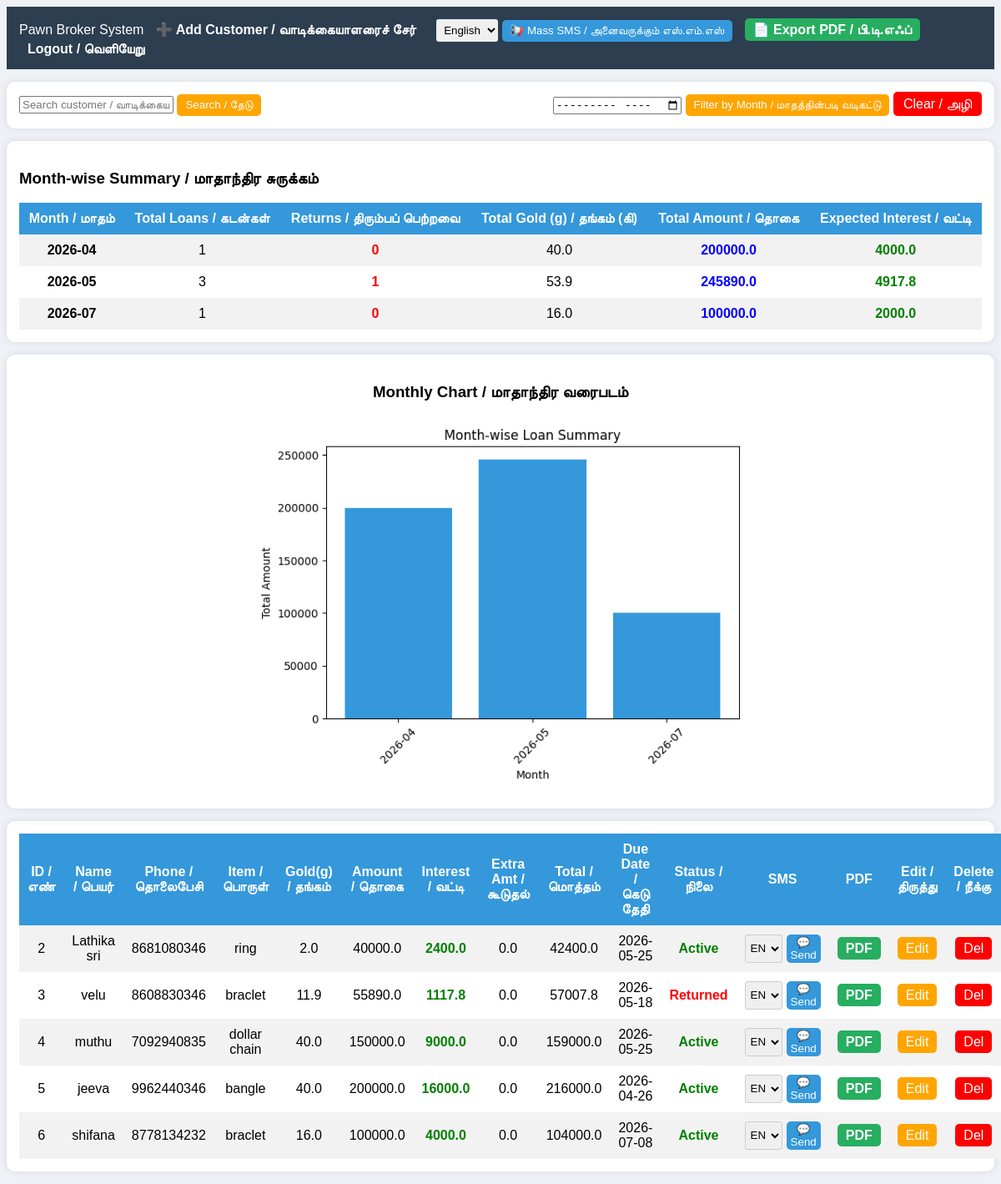
The app's page /dashboard (signed in) with its own data.
### tables this page shows
CREATE TABLE loans (
    id INTEGER PRIMARY KEY AUTOINCREMENT,
    customer_name TEXT,
    item TEXT,
    amount REAL,
    interest_rate REAL,
    months INTEGER,
    extra_amount REAL,
    total_amount REAL,
    due_date TEXT
, gold_weight REAL, status TEXT DEFAULT 'Active', manual_extra REAL DEFAULT 0, phone_number TEXT DEFAULT '', address TEXT DEFAULT '', last_msg_date TEXT DEFAULT '');

### app.py (the view)
@app.route("/dashboard")
def dashboard():
    if "user" not in session:
        return redirect("/")
    month_filter = request.args.get("month_filter")
    conn = sqlite3.connect("pawn.db")
    cursor = conn.cursor()
    if month_filter:
        cursor.execute("SELECT * FROM loans WHERE strftime('%Y-%m', due_date) = ?", (month_filter,))
    else:
        cursor.execute("SELECT * FROM loans")
    data = cursor.fetchall()
    processed_data = []
    for row in data:
        row_list = list(row)
        due_date_str = row_list[8]
        if due_date_str and row_list[10] != 'Returned':
            due_date = datetime.strptime(due_date_str, "%Y-%m-%d")
            if datetime.now() > due_date:
                late_days = (datetime.now() - due_date).days
                late_months = (late_days // 30) + 1  # charge for full month if late
                extra_late_interest = (row_list[3] * row_list[4] * late_months) / 100
                row_list[6] += extra_late_interest  # update extra_amount
                row_list[7] += extra_late_interest  # update total_amount
        processed_data.append(row_list)
    cursor.execute("""
        SELECT strftime('%Y-%m', due_date) as month,
               COUNT(id),
               SUM(gold_weight),
               SUM(amount),
               SUM(extra_amount),
               SUM(CASE WHEN status='Returned' THEN 1 ELSE 0 END)
        FROM loans
        GROUP BY month
        ORDER BY month
    """)
    month_summary = cursor.fetchall()
    if not os.path.exists("static"):
        os.makedirs("static")
    months_labels = [row[0] if row[0] else 'Unknown' for row in month_summary]
    monthly_amounts = [row[3] if row[3] else 0 for row in month_summary]
    if months_labels:
        plt.figure()
        plt.bar(months_labels, monthly_amounts, color='#3498db')
        plt.xlabel('Month')
        plt.ylabel('Total Amount')
        plt.title('Month-wise Loan Summary')
        plt.xticks(rotation=45)
        plt.tight_layout()
        plt.savefig("static/chart.png")
        plt.close()
    else:
        plt.figure()
        plt.savefig("static/chart.png")
        plt.close()
    conn.close()
    return render_template("dashboard.html", data=processed_data, month_summary=month_summary, month_filter=month_filter)

### templates/dashboard.html (shortened to what this page needs)
<!DOCTYPE html>
<html>
<head>
</head>
<body>
<div class="nav">
    Pawn Broker System
    <a href="/add">➕ Add Customer / வாடிக்கையாளரைச் சேர்</a>
    <form method="GET" action="/mass_warn" style="display:inline-block; margin-left:10px;">
        <select name="lang" style="padding: 5px; border-radius: 3px; border:none;">
            <option value="en">English</option>
        </select>
        <button type="submit" class="btn sms" title="Send SMS to all Active customers">📢 Mass SMS / அனைவருக்கும் எஸ்.எம்.எஸ்</button>
    </form>
    <a href="javascript:window.print()" class="btn export" style="margin-left:10px;">📄 Export PDF / பி.டி.எஃப்</a>
    <a href="/logout">Logout / வெளியேறு</a>
</div>
<div class="card" style="display:flex; justify-content:space-between; align-items:center;">
    <form method="POST" action="/search" style="display:inline-block;">
        <input type="text" name="search" placeholder="Search customer / வாடிக்கையாளரைத் தேடு">
        <button class="btn edit">Search / தேடு</button>
    </form>
    <form method="GET" action="/dashboard" style="display:inline-block;">
        <input type="month" name="month_filter" value="{{ month_filter or '' }}">
        <button class="btn edit">Filter by Month / மாதத்தின்படி வடிகட்டு</button>
        <a href="/dashboard" class="btn delete" style="padding: 6px 12px;">Clear / அழி</a>
    </form>
</div>
<div class="card">
    <h3>Month-wise Summary / மாதாந்திர சுருக்கம்</h3>
    <table>
        <tr>
            <th>Month / மாதம்</th>
            <th>Total Loans / கடன்கள்</th>
            <th>Returns / திரும்பப் பெற்றவை</th>
            <th>Total Gold (g) / தங்கம் (கி)</th>
            <th>Total Amount / தொகை</th>
            <th>Expected Interest / வட்டி</th>
        </tr>
        {% for row in month_summary %}
        <tr>
            <td><strong>{{ row[0] }}</strong></td>
            <td>{{ row[1] }}</td>
            <td style="color:red;font-weight:bold;">{{ row[5] }}</td>
            <td>{{ row[2] }}</td>
            <td style="color:blue;font-weight:bold;">{{ row[3] }}</td>
            <td style="color:green;font-weight:bold;">{{ row[4] }}</td>
        </tr>
        {% endfor %}
    </table>
</div>
<div class="card" style="text-align:center;">
    <h3>Monthly Chart / மாதாந்திர வரைபடம்</h3>
    <img src="{{ url_for('static', filename='chart.png') }}" width="100%" style="max-width: 600px;">
</div>
<div class="card">
<table>
<tr>
<th>ID / எண்</th>
<th>Name / பெயர்</th>
<th>Phone / தொலைபேசி</th>
<th>Item / பொருள்</th>
<th>Gold(g) / தங்கம்</th>
<th>Amount / தொகை</th>
<th>Interest / வட்டி</th>
<th>Extra Amt / கூடுதல்</th>
<th>Total / மொத்தம்</th>
<th>Due Date / கெடு தேதி</th>
<th>Status / நிலை</th>
<th class="action-col">SMS</th>
<th class="action-col">PDF</th>
<th class="action-col">Edit / திருத்து</th>
<th class="action-col">Delete / நீக்கு</th>
</tr>
{% for row in data %}
<tr>
<td>{{row[0]}}</td>
<td>{{row[1]}}</td>
<td>{{row[12]}}</td>
<td>{{row[2]}}</td>
<td>{{row[9]}}</td>
<td>{{row[3]}}</td>
<td style="color:green;font-weight:bold;">{{row[6]}}</td>
<td>{{row[11]}}</td>
<td>{{row[7]}}</td>
<td>{{row[8]}}</td>
<td>
    {% if row[10] == 'Returned' %}
    <span style="color:red;font-weight:bold;">{{row[10]}}</span>
    {% else %}
    <span style="color:green;font-weight:bold;">{{row[10]}}</span>
    {% endif %}
</td>
<td class="action-col">
{% if row[12] %}
<form method="GET" action="/send_sms/{{row[0]}}" style="display:flex; gap:5px; justify-content:center; margin:0;">
    <select name="lang" style="padding:2px; border:1px solid #ccc; border-radius:3px;">
        <option value="en">EN</option>
    </select>
    <button type="submit" class="btn sms" title="Send SMS" style="padding: 2px 5px; cursor:pointer;">💬 Send</button>
</form>
{% endif %}
</td>
<td class="action-col">
<a href="/customer_pdf/{{row[0]}}" class="btn export" title="Download PDF Receipt">PDF</a>
</td>
<td class="action-col">
<a href="/edit/{{row[0]}}" class="btn edit">Edit</a>
</td>
<td class="action-col">
<a href="/delete/{{row[0]}}" class="btn delete">Del</a>
</td>
</tr>
{% endfor %}
</table>
</div>
</body>
</html>

### templates/dashboard.html (style rules this page uses)
body { font-family: Arial; background:#eef2f7; }
.nav { background:#2c3e50; padding:15px; color:white; }
.nav a { color:white; margin:10px; text-decoration:none; font-weight:bold; }
.card { background:white; padding:15px; margin:15px 0; border-radius:10px; box-shadow:0 0 10px rgba(0,0,0,0.1); }
table { width:100%; border-collapse:collapse; background:white; }
th { background:#3498db; color:white; padding:10px; }
td { padding:10px; text-align:center; }
tr:nth-child(even) { background:#f2f2f2; }
.btn { padding:5px 10px; border:none; border-radius:5px; text-decoration:none; }
.edit { background:orange; color:white; }
.delete { background:red; color:white; }
.sms { background:#3498db; color:white; }
.export { background:#27ae60; color:white; font-weight:bold; }

### records on screen
loans: row "2026-04", months "1", row "0", gold_weight "40.0", amount "200000.0", extra_amount "4000.0", id "5", customer_name "jeeva", phone_number "9962440346", item "bangle", row "16000.0", manual_extra "0.0", row "216000.0", due_date "2026-04-26", status "Active"
loans: row "2026-07", months "1", row "0", gold_weight "16.0", amount "100000.0", extra_amount "2000.0", id "6", customer_name "shifana", phone_number "8778134232", item "braclet", row "4000.0", manual_extra "0.0", row "104000.0", due_date "2026-07-08", status "Active"
loans: id "2", customer_name "Lathika sri", phone_number "8681080346", item "ring", gold_weight "2.0", amount "40000.0", row "2400.0", manual_extra "0.0", row "42400.0", due_date "2026-05-25", status "Active"
loans: id "3", customer_name "velu", phone_number "8608830346", item "braclet", gold_weight "11.9", amount "55890.0", extra_amount "1117.8", manual_extra "0.0", total_amount "57007.8", due_date "2026-05-18", status "Returned"
loans: id "4", customer_name "muthu", phone_number "7092940835", item "dollar chain", gold_weight "40.0", amount "150000.0", row "9000.0", manual_extra "0.0", row "159000.0", due_date "2026-05-25", status "Active"

### other values on screen
{{ row[0] }} "2026-05"
{{ row[1] }} "3"
{{ row[5] }} "1"
{{ row[2] }} "53.9"
{{ row[3] }} "245890.0"
{{ row[4] }} "4917.8"
